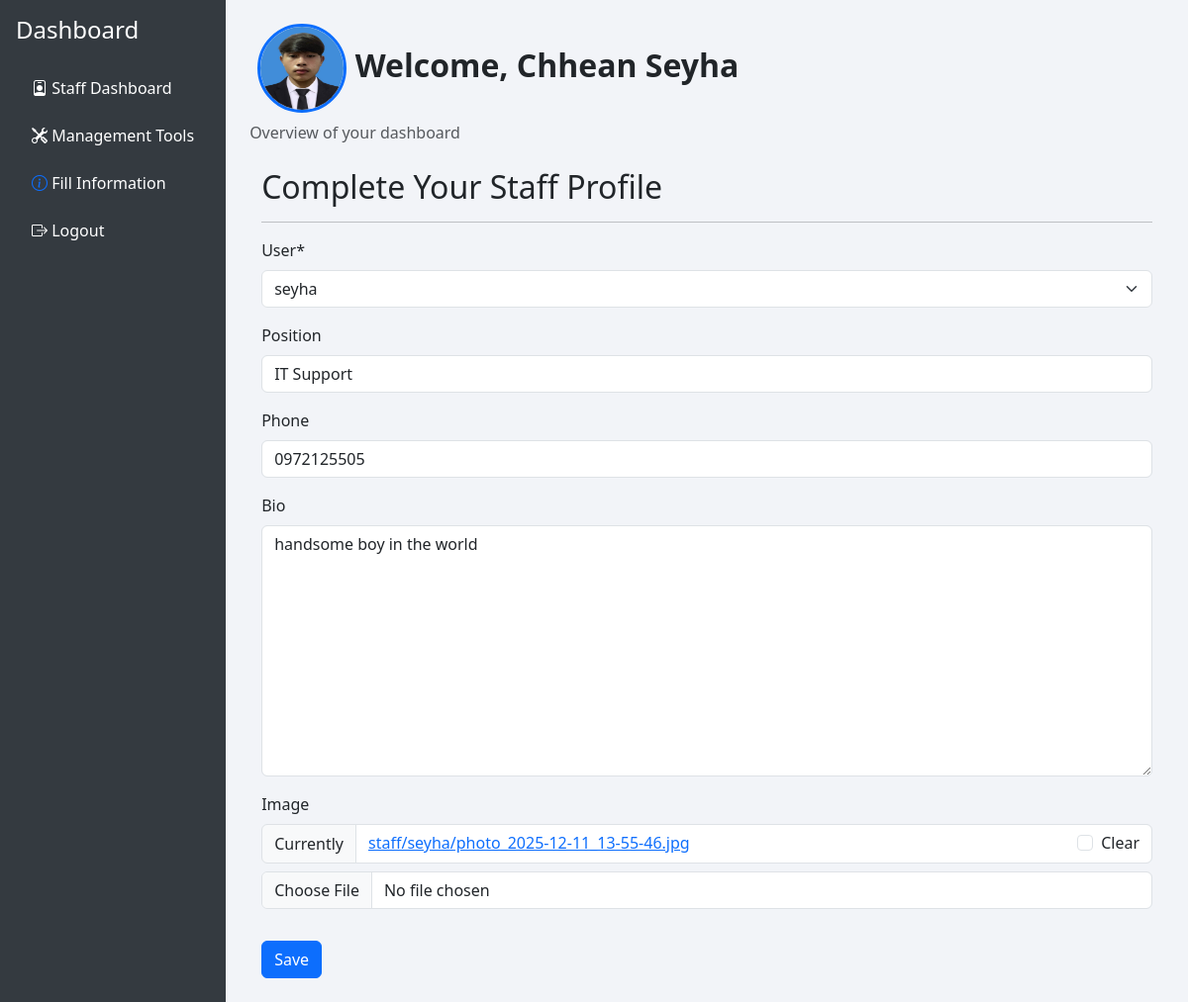
Screenshot of /accounts/staff/fill_info_staff (signed in) with the database file from the repository.
### core/models.py (models this page shows, shortened)
class StaffProfile(models.Model):
    user = models.OneToOneField(User, on_delete=models.CASCADE)
    position = models.CharField(max_length=100, blank=True)
    phone = models.CharField(max_length=20, blank=True)
    bio = models.TextField(blank=True)
    image = models.ImageField(
        upload_to=user_directory_path,
        default='default/staff.png',
        blank=True
    )

class User(AbstractUser):
    ROLE_CHOICES = (
        ('admin','Admin'),
        ('teacher','Teacher'),
        ('student','Student'),
        ('parent','Parent'),
        ('staff','Staff'),
    )
    role = models.CharField(max_length=10, choices=ROLE_CHOICES, default='student')
    phone = models.CharField(max_length=20, blank=True)

### accounts/views.py (the view)
# urls.py: path('staff/fill_info_staff', views.StaffFillInforView.as_view(), name="fill_info_staff"),
class StaffFillInforView(LoginRequiredMixin, UpdateView):
    model = StaffProfile
    form_class = StaffForm
    template_name = "accounts/fill_info_staff.html"
    success_url = reverse_lazy("staff_dashboard")
    def get_object(self):
        return StaffProfile.objects.get(user=self.request.user)
    def get_context_data(self, **kwargs):
        context = super().get_context_data(**kwargs)
        context["staff"] = self.get_object()  # Add student for the header
        return context

### core/forms.py
class StaffForm(forms.ModelForm):
    class Meta:
        model = StaffProfile
        fields = ["user","position","phone","bio","image"]

### accounts/templates/accounts/fill_info_staff.html (shortened to what this page needs)
{% extends "base_dashboard.html" %}
{% load crispy_forms_tags %}
{% block content %}
<div class="container mt-4">
    <h2>Complete Your Staff Profile</h2>
    <hr>
    <form method="POST" enctype="multipart/form-data">
        {{ form|crispy }}
        <button type="submit" class="btn btn-primary mt-3">Save</button>
    </form>
</div>
{% endblock %}

### accounts/templates/base_dashboard.html (shortened to what this page needs)
<!DOCTYPE html>
<html lang="en">
<head>
    <link href="https://cdn.jsdelivr.net/npm/bootstrap@5.3.2/dist/css/bootstrap.min.css" rel="stylesheet">
    <link href="https://cdn.jsdelivr.net/npm/bootstrap-icons@1.11.1/font/bootstrap-icons.css" rel="stylesheet">
</head>
<body>
<div class="d-flex">
    <div class="sidebar p-3 flex-shrink-0">
        <h4 class="mb-4 text-white">Dashboard</h4>
        <ul class="nav flex-column">
    {% if user.role == "staff" %}
        <li class="nav-item mb-2">
            <a class="nav-link" href="{% url 'staff_dashboard' %}">
                <i class="bi bi-person-badge"></i> Staff Dashboard
            </a>
        </li>
        <li class="nav-item mb-2">
            <a class="nav-link" href="{% url 'staff_dashboard' %}">
                <i class="bi bi-tools"></i> Management Tools
            </a>
        </li>
        <li class="nav-item mb-2">
            <a class="nav-link" href="{% url 'fill_info_staff' %}">
               <i class="bi bi-info-circle text-primary"></i> Fill Information
            </a>
        </li>
    {% endif %}
    <li class="nav-item mb-2">
        <a class="nav-link" href="{% url 'logout' %}">
            <i class="bi bi-box-arrow-right"></i> Logout
        </a>
    </li>
</ul>
    </div>
    <div class="flex-grow-1 p-4">
        {% block header %}
        <div class="mb-4">
            <h2 class="fw-bold">
                {% if user.role == "teacher" %}
                    <img src="{{ teacher.image.url }}" alt="" class="rounded-circle border border-3 border-primary" width="90" height="90">
                {% elif user.role == "staff" %}
                   <img src="{{ staff.image.url }}" alt="" class="rounded-circle border border-3 border-primary" width="90" height="90">
                {% elif user.role == "parent" %}
                    <img src="{{ parent.image.url }}" alt="" class="rounded-circle border border-3 border-primary" width="90" height="90">
                {% elif user.role == "admin" %}
                    <img src="{{ admin.image.url }}" alt="" class="rounded-circle border border-3 border-primary" width="90" height="90">
                {% elif user.role == "student" %}
                    <img src="{{ student.image.url }}" alt="" class="rounded-circle border border-3 border-primary" width="90" height="90">
                {% endif %}
                 Welcome, {{ user.first_name }}
            </h2>
            <p class="text-muted">{% block subtitle %}Overview of your dashboard{% endblock %}</p>
        </div>
        {% endblock %}
        {% block content %}{% endblock %}
    </div>
</div>
</body>
</html>

### accounts/templates/base_dashboard.html (style rules this page uses)
body { background: #f2f4f8; font-family: 'Segoe UI', sans-serif; }
.sidebar { min-height: 100vh; background: #343a40; color: white; }
.sidebar a { color: white; text-decoration: none; }

### rows the page displays
StaffProfile: image (picture), user "seyha", position "IT Support", phone "0972125505", bio "handsome boy in the world"
User: first_name "Chhean Seyha"
